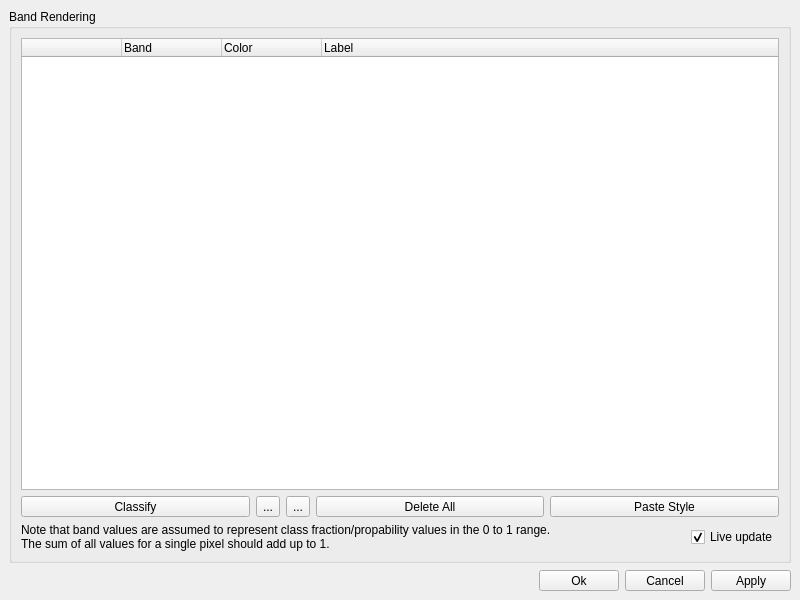
<?xml version="1.0" encoding="UTF-8"?>
<ui version="4.0">
 <class>MainWindow</class>
 <widget class="QMainWindow" name="MainWindow">
  <property name="geometry">
   <rect>
    <x>0</x>
    <y>0</y>
    <width>800</width>
    <height>600</height>
   </rect>
  </property>
  <property name="windowTitle">
   <string>Class Fraction/Probability Rendering — {layerName}</string>
  </property>
  <widget class="QWidget" name="centralwidget">
   <layout class="QVBoxLayout" name="verticalLayout" stretch="1,0,0">
    <item>
     <widget class="QgsCollapsibleGroupBox" name="mGroupBox">
      <property name="title">
       <string>Band Rendering</string>
      </property>
      <layout class="QVBoxLayout" name="verticalLayout_2">
       <item>
        <widget class="QTreeWidget" name="mTree">
         <property name="sizePolicy">
          <sizepolicy hsizetype="Expanding" vsizetype="Expanding">
           <horstretch>0</horstretch>
           <verstretch>0</verstretch>
          </sizepolicy>
         </property>
         <property name="frameShape">
          <enum>QFrame::StyledPanel</enum>
         </property>
         <property name="frameShadow">
          <enum>QFrame::Sunken</enum>
         </property>
         <property name="indentation">
          <number>20</number>
         </property>
         <attribute name="headerCascadingSectionResizes">
          <bool>true</bool>
         </attribute>
         <attribute name="headerHighlightSections">
          <bool>false</bool>
         </attribute>
         <column>
          <property name="text">
           <string> </string>
          </property>
         </column>
         <column>
          <property name="text">
           <string>Band</string>
          </property>
         </column>
         <column>
          <property name="text">
           <string>Color</string>
          </property>
         </column>
         <column>
          <property name="text">
           <string>Label</string>
          </property>
         </column>
        </widget>
       </item>
       <item>
        <layout class="QHBoxLayout" name="horizontalLayout">
         <item>
          <widget class="QToolButton" name="mClassify">
           <property name="sizePolicy">
            <sizepolicy hsizetype="Expanding" vsizetype="Fixed">
             <horstretch>0</horstretch>
             <verstretch>0</verstretch>
            </sizepolicy>
           </property>
           <property name="text">
            <string>Classify</string>
           </property>
          </widget>
         </item>
         <item>
          <widget class="QToolButton" name="mAdd">
           <property name="text">
            <string>...</string>
           </property>
           <property name="icon">
            <iconset>
             <normaloff>:/images/themes/default/symbologyAdd.svg</normaloff>:/images/themes/default/symbologyAdd.svg</iconset>
           </property>
           <property name="popupMode">
            <enum>QToolButton::InstantPopup</enum>
           </property>
           <property name="arrowType">
            <enum>Qt::NoArrow</enum>
           </property>
          </widget>
         </item>
         <item>
          <widget class="QToolButton" name="mRemove">
           <property name="text">
            <string>...</string>
           </property>
           <property name="icon">
            <iconset>
             <normaloff>:/images/themes/default/symbologyRemove.svg</normaloff>:/images/themes/default/symbologyRemove.svg</iconset>
           </property>
           <property name="popupMode">
            <enum>QToolButton::InstantPopup</enum>
           </property>
           <property name="arrowType">
            <enum>Qt::NoArrow</enum>
           </property>
          </widget>
         </item>
         <item>
          <widget class="QToolButton" name="mDeleteAll">
           <property name="sizePolicy">
            <sizepolicy hsizetype="Expanding" vsizetype="Fixed">
             <horstretch>0</horstretch>
             <verstretch>0</verstretch>
            </sizepolicy>
           </property>
           <property name="text">
            <string>Delete All</string>
           </property>
          </widget>
         </item>
         <item>
          <widget class="QToolButton" name="mPasteStyle">
           <property name="sizePolicy">
            <sizepolicy hsizetype="Expanding" vsizetype="Fixed">
             <horstretch>0</horstretch>
             <verstretch>0</verstretch>
            </sizepolicy>
           </property>
           <property name="text">
            <string>Paste Style</string>
           </property>
          </widget>
         </item>
        </layout>
       </item>
       <item>
        <layout class="QHBoxLayout" name="horizontalLayout_3">
         <property name="topMargin">
          <number>0</number>
         </property>
         <item>
          <widget class="QLabel" name="label">
           <property name="text">
            <string>Note that band values are assumed to represent class fraction/propability values in the 0 to 1 range.
The sum of all values for a single pixel should add up to 1.</string>
           </property>
          </widget>
         </item>
         <item>
          <spacer name="horizontalSpacer_2">
           <property name="orientation">
            <enum>Qt::Horizontal</enum>
           </property>
           <property name="sizeHint" stdset="0">
            <size>
             <width>1</width>
             <height>20</height>
            </size>
           </property>
          </spacer>
         </item>
         <item>
          <widget class="QCheckBox" name="mLiveUpdate">
           <property name="toolTip">
            <string>Whether to auto-apply styling.</string>
           </property>
           <property name="text">
            <string>Live update</string>
           </property>
           <property name="checked">
            <bool>true</bool>
           </property>
          </widget>
         </item>
        </layout>
       </item>
      </layout>
     </widget>
    </item>
    <item>
     <spacer name="verticalSpacer">
      <property name="orientation">
       <enum>Qt::Vertical</enum>
      </property>
      <property name="sizeHint" stdset="0">
       <size>
        <width>20</width>
        <height>1</height>
       </size>
      </property>
     </spacer>
    </item>
    <item>
     <layout class="QHBoxLayout" name="horizontalLayout_2">
      <item>
       <spacer name="horizontalSpacer">
        <property name="orientation">
         <enum>Qt::Horizontal</enum>
        </property>
        <property name="sizeHint" stdset="0">
         <size>
          <width>40</width>
          <height>20</height>
         </size>
        </property>
       </spacer>
      </item>
      <item>
       <widget class="QToolButton" name="mOk">
        <property name="sizePolicy">
         <sizepolicy hsizetype="Fixed" vsizetype="Fixed">
          <horstretch>0</horstretch>
          <verstretch>0</verstretch>
         </sizepolicy>
        </property>
        <property name="minimumSize">
         <size>
          <width>80</width>
          <height>0</height>
         </size>
        </property>
        <property name="toolTip">
         <string>Apply style and close dialog.</string>
        </property>
        <property name="text">
         <string>Ok</string>
        </property>
       </widget>
      </item>
      <item>
       <widget class="QToolButton" name="mCancel">
        <property name="sizePolicy">
         <sizepolicy hsizetype="Fixed" vsizetype="Fixed">
          <horstretch>0</horstretch>
          <verstretch>0</verstretch>
         </sizepolicy>
        </property>
        <property name="minimumSize">
         <size>
          <width>80</width>
          <height>0</height>
         </size>
        </property>
        <property name="toolTip">
         <string>Restore original style and close dialog.</string>
        </property>
        <property name="text">
         <string>Cancel</string>
        </property>
       </widget>
      </item>
      <item>
       <widget class="QToolButton" name="mApply">
        <property name="sizePolicy">
         <sizepolicy hsizetype="Fixed" vsizetype="Fixed">
          <horstretch>0</horstretch>
          <verstretch>0</verstretch>
         </sizepolicy>
        </property>
        <property name="minimumSize">
         <size>
          <width>80</width>
          <height>0</height>
         </size>
        </property>
        <property name="toolTip">
         <string>Apply style.</string>
        </property>
        <property name="text">
         <string>Apply</string>
        </property>
       </widget>
      </item>
     </layout>
    </item>
   </layout>
  </widget>
 </widget>
 <customwidgets>
  <customwidget>
   <class>QgsCollapsibleGroupBox</class>
   <extends>QGroupBox</extends>
   <header>qgscollapsiblegroupbox.h</header>
   <container>1</container>
  </customwidget>
 </customwidgets>
 <resources/>
 <connections/>
</ui>
